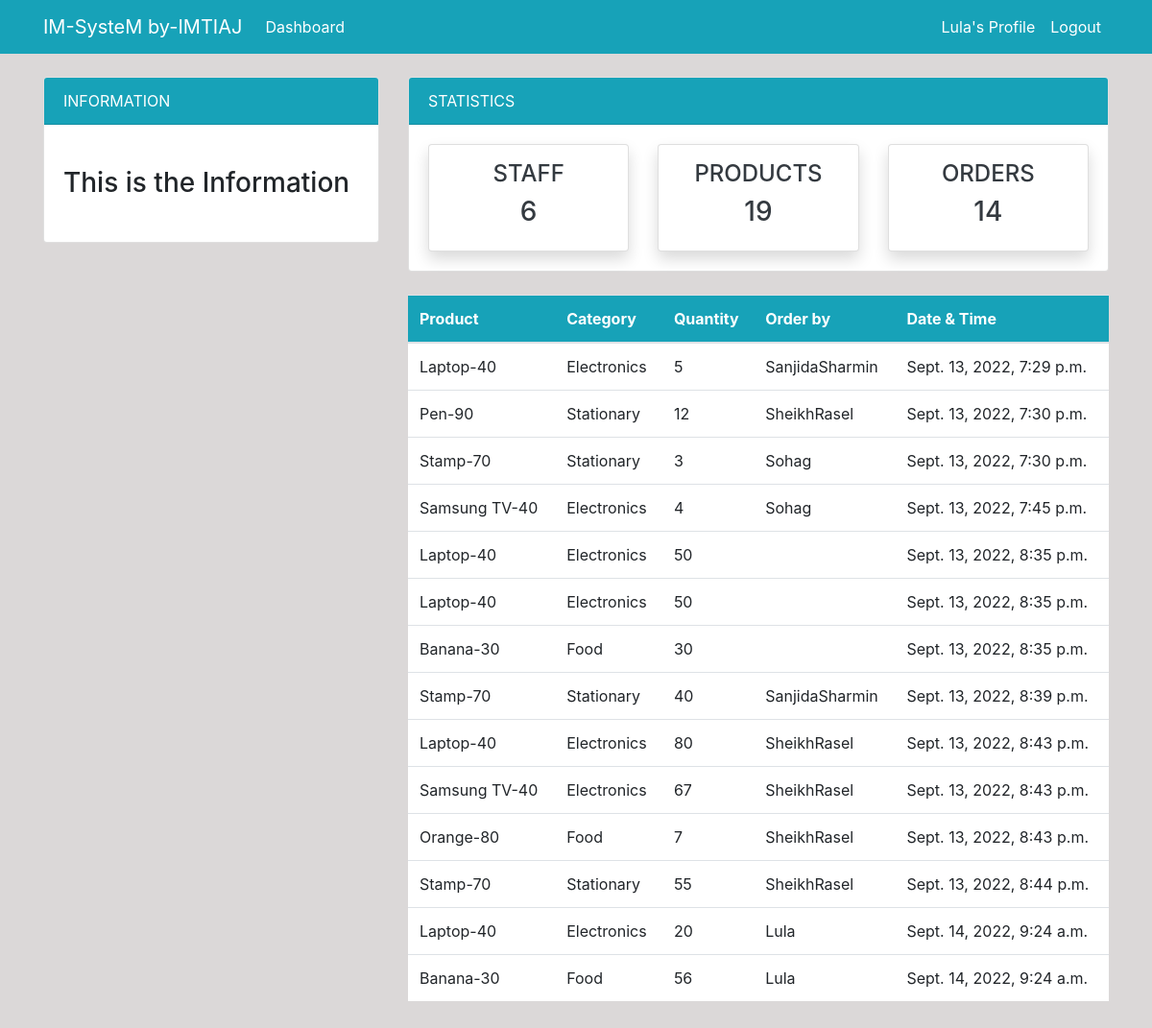
Before: /order/ (signed in) with the older database file.
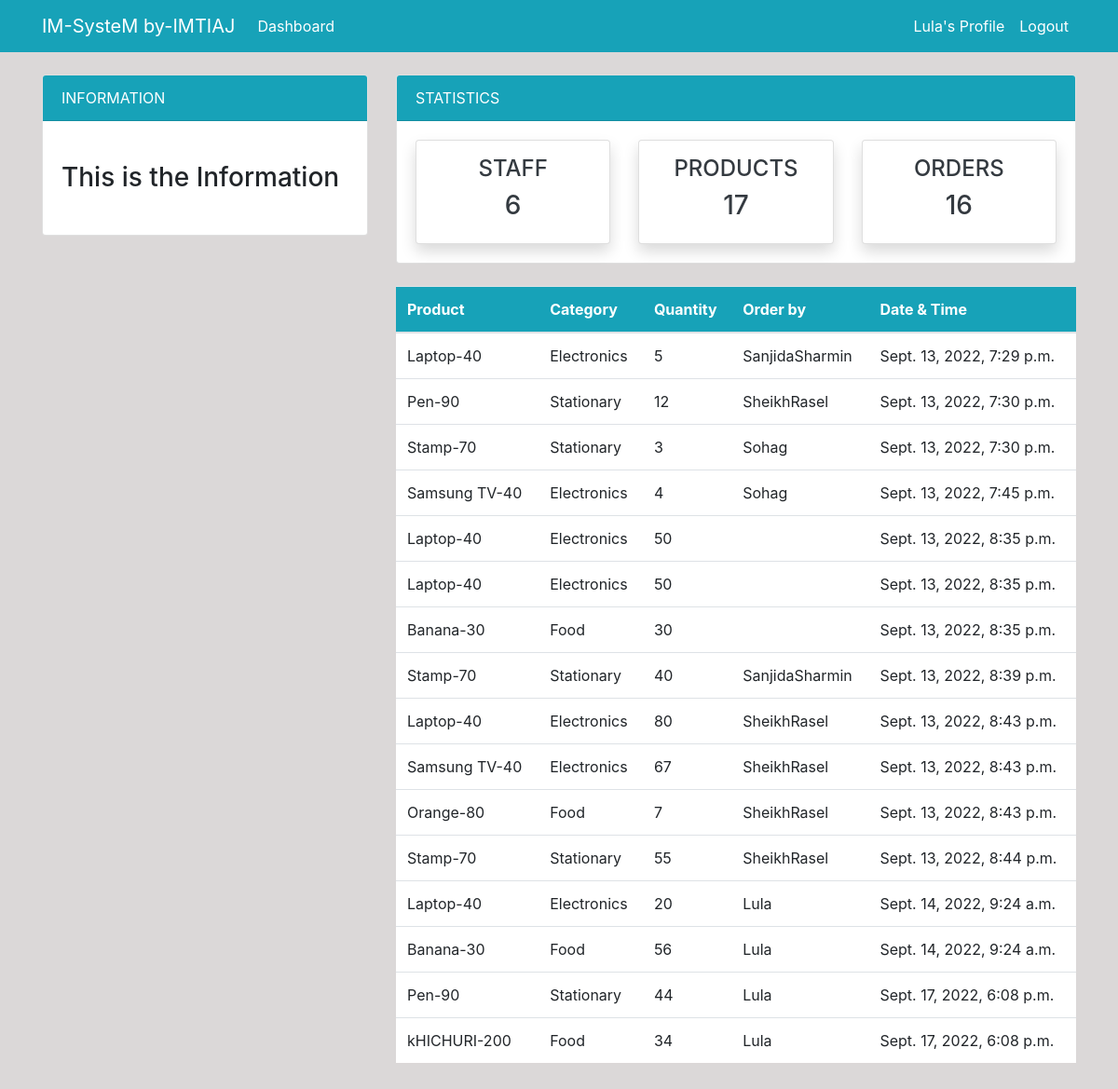
After: the same page with the newer database file.
### dashboard/models.py (models this page shows, shortened)
class Order(models.Model):
    product = models.ForeignKey(Product, on_delete=models.CASCADE, null=True)
    staff = models.ForeignKey(User, models.CASCADE, null=True)
    order_quantity = models.PositiveBigIntegerField(null=True)
    date = models.DateTimeField(auto_now_add=True)
    class Meta:
        verbose_name_plural = 'Order'

class Product(models.Model):
    name = models.CharField(max_length=100, null=True)
    category = models.CharField(max_length=20, choices =CATEGORY, null=True)
    quantity = models.PositiveBigIntegerField(null=True)
    class Meta:
        verbose_name_plural = 'Product'
    def __str__(self):
        return f'{self.name}-{self.quantity}'

### dashboard/views.py (the view)
# urls.py: path('order/', views.order, name='dashboard-order'),
@login_required
def order(request):
    orders = Order.objects.all()
    order_count = orders.count()
    workers_count = User.objects.all().count()
    item_count = Product.objects.all().count()
    context = {
        'orders':orders,
        'order_count': order_count,
        'workers_count': workers_count,
        'item_count' : item_count,
    }
    return render(request, 'dashboard/order.html', context)

### templates/dashboard/order.html (shortened to what this page needs)
{% extends 'partials/base.html' %}
{% block content %}
{% include 'partials/topnav.html' %}
    <div class="container">
        <div class="row my-4">
            <div class="col-md-4">
            </div>
            <div class="col-md-8">
                <table class="table bg-white">
                    <thead class="bg-info">
                        <tr class="text-white">
                            <th scope="col">Product</th>
                            <th scope="col">Category</th>
                            <th scope="col">Quantity</th>
                            <th scope="col">Order by</th>
                            <th scope="col">Date & Time</th>
                        </tr>
                    </thead>
                    <tbody>
                        {% for orders in orders %}
                        <tr>
                            <td>{{ orders.product }}</td>
                            <td>{{ orders.product.category }}</td>
                            <td>{{ orders.order_quantity }}</td>
                            <td>{{ orders.staff.username}}</td>
                            <td>{{ orders.date}}</td>
                        </tr>
                        {% endfor %}
                    </tbody>
                </table>
            </div>
        </div>
    </div>
{% endblock %}

### templates/partials/base.html (shortened to what this page needs)
{% load static %}
<!doctype html>
<html lang="en">
  <head>
    <link rel="stylesheet" href="https://cdn.jsdelivr.net/npm/bootstrap@4.6.2/dist/css/bootstrap.min.css">
    <link rel="stylesheet" href="{% static 'style.css' %}">
  </head>
  <body>
    {% include 'partials/nav.html' %}
    {% block content %}
    {% endblock %}
  </body>
</html>

### templates/partials/nav.html (shortened to what this page needs)
<nav class="navbar navbar-expand-lg navbar-info bg-info">
    <div class="container">
        <a class="navbar-brand text-white" href="{% url 'dashboard-index' %}">IM-SysteM by-IMTIAJ</a>
        <div class="collapse navbar-collapse" id="navbarSupportedContent">
            {% if user.is_authenticated %}
            <ul class="navbar-nav mr-auto">
                <li class="nav-item active">
                    <a class="nav-link text-white" href="{% url 'dashboard-index' %}">Dashboard </a>
                </li>
            </ul>
            <ul class="navbar-nav ml-auto">
                <li class="nav-item active">
                    <a class="nav-link text-white" href="{% url 'user-profile' %}">{{user.username}}'s Profile </a>
                </li>
                <li class="nav-item">
                    <a class="nav-link text-white" href="{% url 'user-logout' %}">Logout</a>
                </li>
            </ul>
            {% endif %}
        </div>
    </div>
</nav>

### templates/partials/topnav.html (shortened to what this page needs)
<div class="container">
    <div class="row mt-4">
        <div class="col-md-4">
            <div class="card">
                <div class="card-header bg-info text-white">
                    INFORMATION
                </div>
                <div class="card-body">
                    <marquee behavior="" direction="">
                        <h3 class="my-4">This is the Information</h3>
                    </marquee>
                </div>
            </div>
        </div>
        <div class="col-md-8">
            <div class="card">
                <div class="card-header bg-info text-white">
                    STATISTICS
                </div>
                <div class="card-body">
                    <div class="row">
                        <div class="col-md-4">
                            <a class="text-decoration-none text-dark" href="{% url 'dashboard-staff' %}">
                                <div class="card my-card shadow text-center p-3">
                                    <h4>STAFF</h4>
                                    <h3>{{ workers_count }}</h3>
                                </div>
                            </a>
                        </div>
                        <div class="col-md-4">
                            <a class="text-decoration-none text-dark" href="{% url 'dashboard-product' %}">
                                <div class="card my-card shadow text-center p-3">
                                    <h4>PRODUCTS</h4>
                                    <h3>{{ item_count }}</h3>
                                </div>
                            </a>
                        </div>
                        <div class="col-md-4">
                            <a class="text-decoration-none text-dark" href="{% url 'dashboard-order' %}">
                                <div class="card my-card shadow text-center p-3">
                                    <h4>ORDERS</h4>
                                    <h3>{{ order_count }}</h3>
                                </div>
                            </a>
                        </div>
                    </div>
                </div>
            </div>
        </div>
    </div>
</div>

### static/style.css (style rules this page uses)
body { background: rgb(219, 216, 216); }

Changed rows visible on the page:
added Order: product "Pen-90", product.category "Stationary", order_quantity "44", staff.username "Lula", date "Sept. 17, 2022, 6:08 p.m."
added Order: product "kHICHURI-200", product.category "Food", order_quantity "34", staff.username "Lula", date "Sept. 17, 2022, 6:08 p.m."
Other visible differences:
{{ item_count }}: "19" → "17"
{{ order_count }}: "14" → "16"
